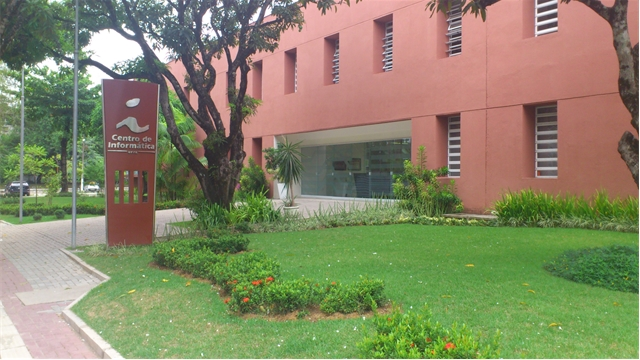
#> input picture imagens/Cin.jpg, 640 x 360 px, found by its file name
$ jupyter execute Transformacao_rotacao.ipynb
#> lines starting #> are read from the running program, lines starting #| are printed output that depends on the picture
#**Operações de tranformação de imagens: rotação**

[cell 1]
import os
if os.path.isdir("imgcourse"):
  print("Diretório já existe!")
else:
  !git clone https://github.com/mhsacampos/imgcourse

#A partir da célula abaixo começa, de fato, a programação Python + OpenCV (cv2)
# Rotação em 90 graus (sentido anti-horário) e sem uso de escalas

#Referência: https://opencv24-python-tutorials.readthedocs.io/en/latest/py_tutorials/py_imgproc/py_geometric_transformations/py_geometric_transformations.html

[cell 2]
import cv2
from google.colab.patches import cv2_imshow
# import numpy as np

im_path = "./imgcourse/Cin.jpg"
img = cv2.imread(im_path)
#> img is the input picture: shape (360, 640, 3); mean B, G, R 103.7, 135.5, 135.2

assert img is not None, "file could not be read, check with os.path.exists()"
print ("shape img = ",img.shape)
#| shape img =  (360, 640, 3)
rows,cols,_ = img.shape
#> rows = 360; cols = 640
# cols-1 and rows-1 are the coordinate limits.
M = cv2.getRotationMatrix2D(((cols-1)/2.0,(rows-1)/2.0),90,1)
dst = cv2.warpAffine(img,M,(cols,rows))
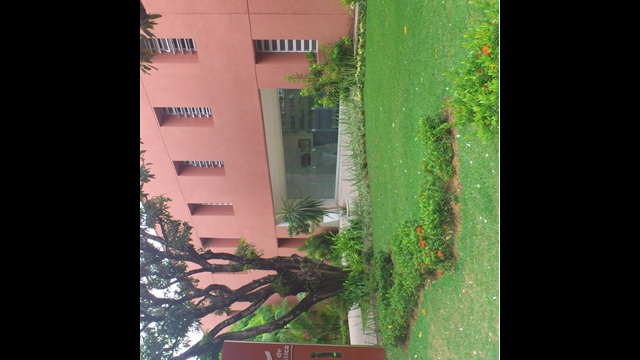
#> dst: shape (360, 640, 3); mean B, G, R 55.6, 74.8, 74.5

# Outputs
cv2_imshow(img)
print("\n\n")
cv2_imshow(dst)


$ run again, with imagens/Back_Projection_Theory0.jpg copied over imagens/Cin.jpg
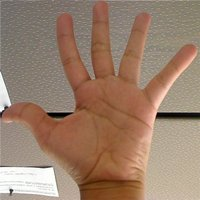
#> input picture imagens/Back_Projection_Theory0.jpg, 200 x 200 px, found by its file name
#> img is the input picture: shape (200, 200, 3); mean B, G, R 107.8, 127.1, 154.3
#| shape img =  (200, 200, 3)
#> `dst = cv2.warpAffine(img,M,(cols,rows))`:
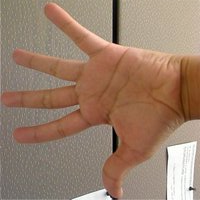
#> dst: shape (200, 200, 3); mean B, G, R 107.8, 127.1, 154.3

$ run again, with imagens/Back_Projection_Theory2.jpg copied over imagens/Cin.jpg
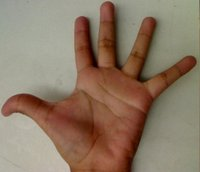
#> input picture imagens/Back_Projection_Theory2.jpg, 200 x 172 px, found by its file name
#> img is the input picture: shape (172, 200, 3); mean B, G, R 101.1, 120.5, 140.6
#| shape img =  (172, 200, 3)
#> `dst = cv2.warpAffine(img,M,(cols,rows))`:
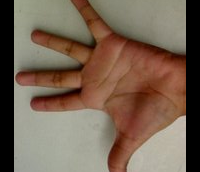
#> dst: shape (172, 200, 3); mean B, G, R 82.8, 99.6, 119.3
